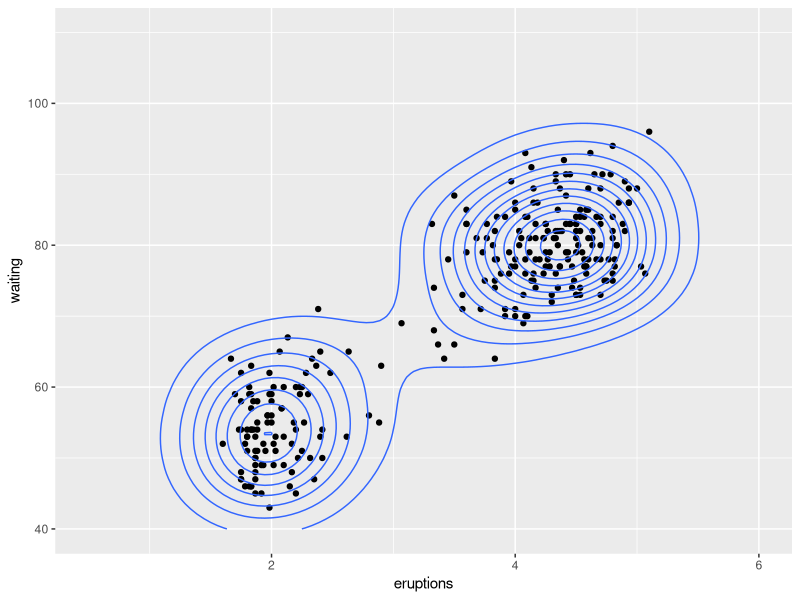
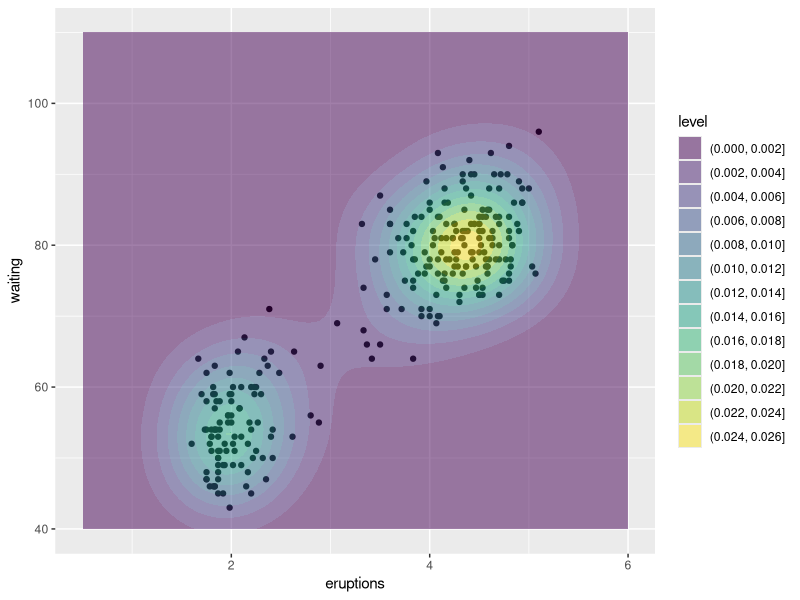
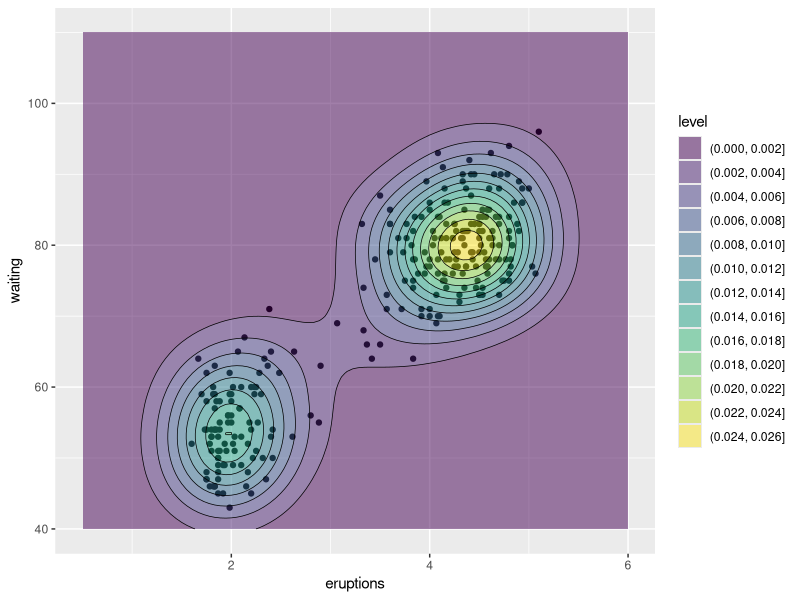
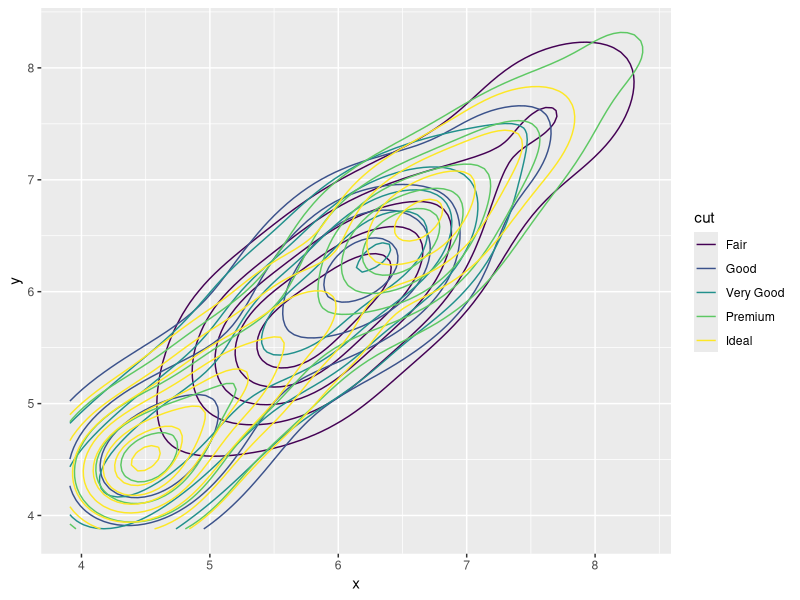
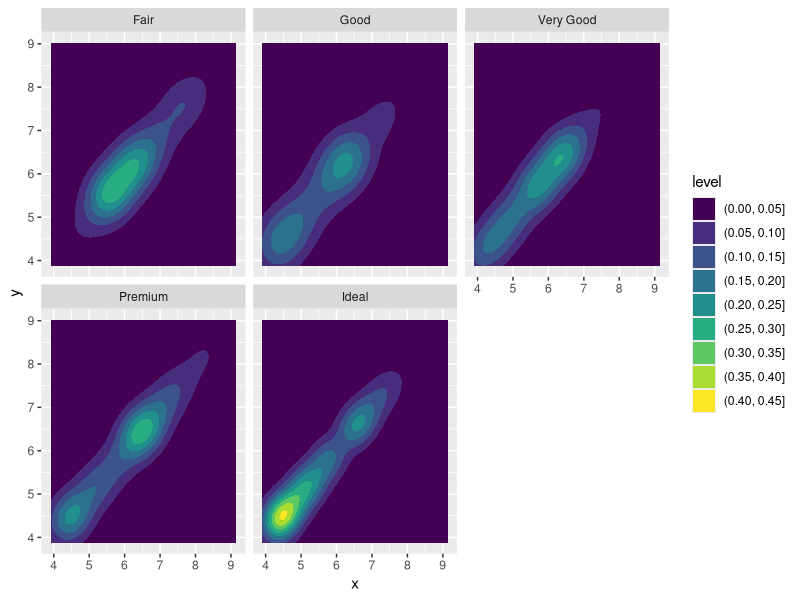
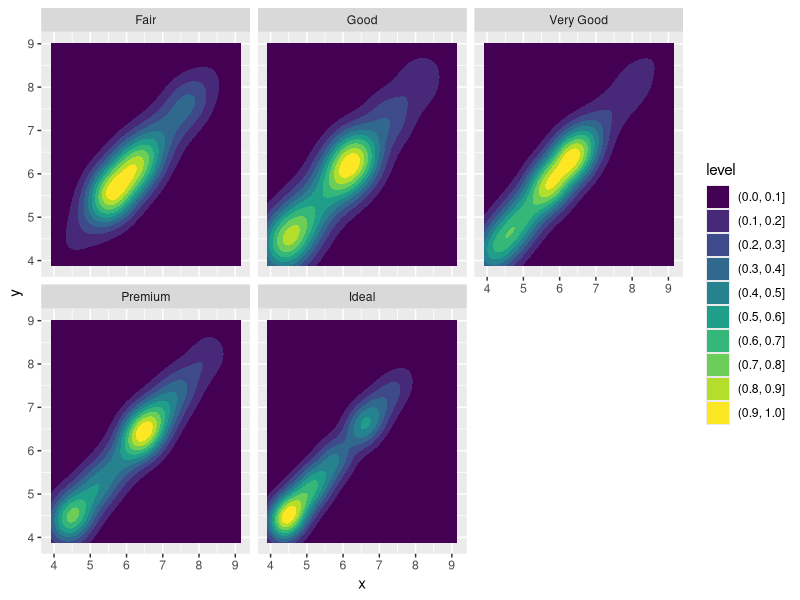
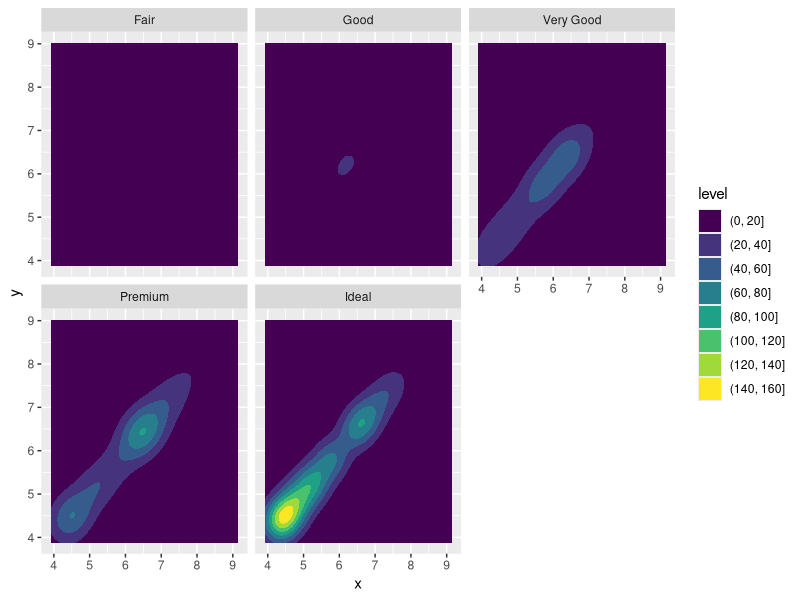
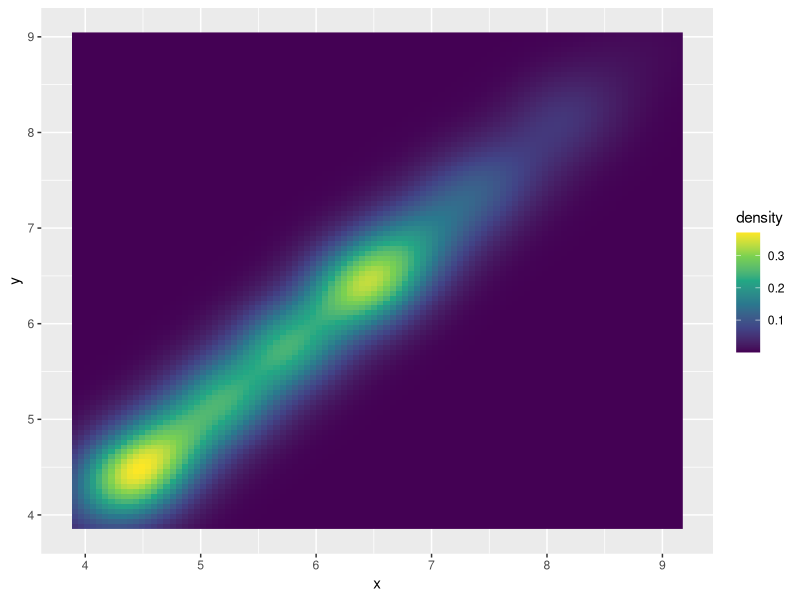

Source code (R) for these figures, in order:
# r2py crawler metadata
# package: ggplot2
# source_type: rd_example
# topic: geom_density_2d.Rd
# source_file: C:\Users\bened\AppData\Local\R\win-library\4.5\ggplot2\help
# lines: 42

suppressPackageStartupMessages(library(ggplot2))
m <- ggplot(faithful, aes(x = eruptions, y = waiting)) +
 geom_point() +
 xlim(0.5, 6) +
 ylim(40, 110)

# contour lines
m + geom_density_2d()


# contour bands
m + geom_density_2d_filled(alpha = 0.5)

# contour bands and contour lines
m + geom_density_2d_filled(alpha = 0.5) +
  geom_density_2d(linewidth = 0.25, colour = "black")

set.seed(4393)
dsmall <- diamonds[sample(nrow(diamonds), 1000), ]
d <- ggplot(dsmall, aes(x, y))
# If you map an aesthetic to a categorical variable, you will get a
# set of contours for each value of that variable
d + geom_density_2d(aes(colour = cut))

# If you draw filled contours across multiple facets, the same bins are
# used across all facets
d + geom_density_2d_filled() + facet_wrap(vars(cut))
# If you want to make sure the peak intensity is the same in each facet,
# use `contour_var = "ndensity"`.
d + geom_density_2d_filled(contour_var = "ndensity") + facet_wrap(vars(cut))
# If you want to scale intensity by the number of observations in each group,
# use `contour_var = "count"`.
d + geom_density_2d_filled(contour_var = "count") + facet_wrap(vars(cut))

# If we turn contouring off, we can use other geoms, such as tiles:
d + stat_density_2d(
  geom = "raster",
  aes(fill = after_stat(density)),
  contour = FALSE
) + scale_fill_viridis_c()
# Or points:
d + stat_density_2d(geom = "point", aes(size = after_stat(density)), n = 20, contour = FALSE)
